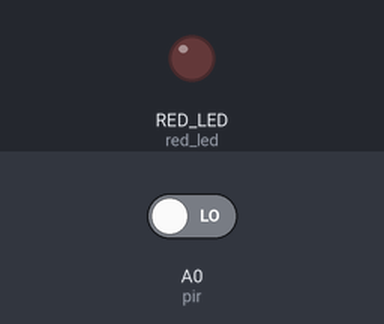
Simulated run of this program. Board: CircuitPython board. Parts: output pins drawn as LEDs (lit = HIGH). Inputs (shaded band) come from the test bench; at power-on: A0 (pir) LOW.

Above: at 1.2 s.
1.3 s: A0 (pir) driven HIGH
At 2.2 s:
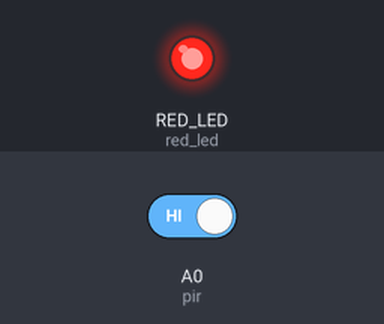
2.8 s: A0 (pir) driven LOW
At 3.3 s:
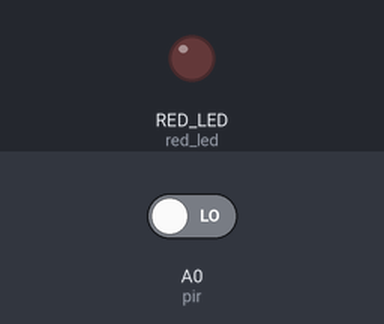
Timing chart, 0 to 5.8 s (numbered marks = the images above; inputs shaded):
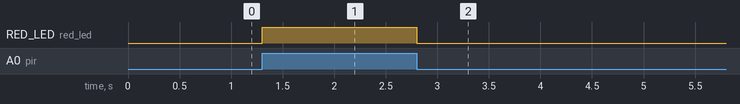

The program:

Wire_a_PIR_motion_sensor.py
```python
import board
import time
from digitalio import DigitalInOut, Direction, Pull

# create a digitalinout object for the breadboard wired switch
pir = DigitalInOut(board.A0)
# set as an input with pull up
pir.switch_to_input()


# create a digtitalinout object for both onboard LEDs
# these pins have names corresponding to their colors in the board module
red_led = DigitalInOut(board.RED_LED)
red_led.direction = Direction.OUTPUT


# do this forever
while True:

    # read both of the switch inputs
    pir_read = pir.value

    # set the values of the output leds to match the values of the switch inputs
    red_led.value = pir_read
```

Measured:
- after the input at 1.3 s, RED_LED (red_led): LOW → HIGH at once
- after the input at 2.8 s, RED_LED (red_led): HIGH → LOW at once
